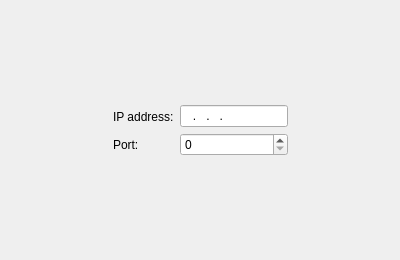
<?xml version="1.0" encoding="UTF-8"?>
<ui version="4.0">
 <class>Page1</class>
 <widget class="QWizardPage" name="Page1">
  <property name="geometry">
   <rect>
    <x>0</x>
    <y>0</y>
    <width>400</width>
    <height>260</height>
   </rect>
  </property>
  <property name="windowTitle">
   <string>WizardPage</string>
  </property>
  <layout class="QGridLayout" name="gridLayout">
   <item row="0" column="1">
    <spacer name="verticalSpacer_2">
     <property name="orientation">
      <enum>Qt::Vertical</enum>
     </property>
     <property name="sizeHint" stdset="0">
      <size>
       <width>20</width>
       <height>87</height>
      </size>
     </property>
    </spacer>
   </item>
   <item row="1" column="1">
    <layout class="QHBoxLayout" name="horizontalLayout">
     <item>
      <layout class="QVBoxLayout" name="verticalLayout_4">
       <item>
        <widget class="QLabel" name="TextLabel2_2_2_2">
         <property name="sizePolicy">
          <sizepolicy hsizetype="Minimum" vsizetype="Minimum">
           <horstretch>0</horstretch>
           <verstretch>0</verstretch>
          </sizepolicy>
         </property>
         <property name="text">
          <string>IP address:</string>
         </property>
        </widget>
       </item>
       <item>
        <widget class="QLabel" name="label">
         <property name="text">
          <string>Port:</string>
         </property>
        </widget>
       </item>
      </layout>
     </item>
     <item>
      <layout class="QVBoxLayout" name="verticalLayout">
       <item>
        <widget class="QLineEdit" name="ipAddress">
         <property name="inputMask">
          <string>000.000.000.000</string>
         </property>
         <property name="text">
          <string>...</string>
         </property>
         <property name="maxLength">
          <number>15</number>
         </property>
         <property name="cursorPosition">
          <number>15</number>
         </property>
        </widget>
       </item>
       <item>
        <widget class="QSpinBox" name="portNumber">
         <property name="maximum">
          <number>65535</number>
         </property>
        </widget>
       </item>
      </layout>
     </item>
    </layout>
   </item>
   <item row="2" column="0">
    <spacer name="horizontalSpacer_2">
     <property name="orientation">
      <enum>Qt::Horizontal</enum>
     </property>
     <property name="sizeHint" stdset="0">
      <size>
       <width>84</width>
       <height>20</height>
      </size>
     </property>
    </spacer>
   </item>
   <item row="2" column="1">
    <spacer name="verticalSpacer">
     <property name="orientation">
      <enum>Qt::Vertical</enum>
     </property>
     <property name="sizeHint" stdset="0">
      <size>
       <width>20</width>
       <height>87</height>
      </size>
     </property>
    </spacer>
   </item>
   <item row="2" column="2">
    <spacer name="horizontalSpacer">
     <property name="orientation">
      <enum>Qt::Horizontal</enum>
     </property>
     <property name="sizeHint" stdset="0">
      <size>
       <width>83</width>
       <height>20</height>
      </size>
     </property>
    </spacer>
   </item>
  </layout>
 </widget>
 <resources/>
 <connections/>
</ui>
